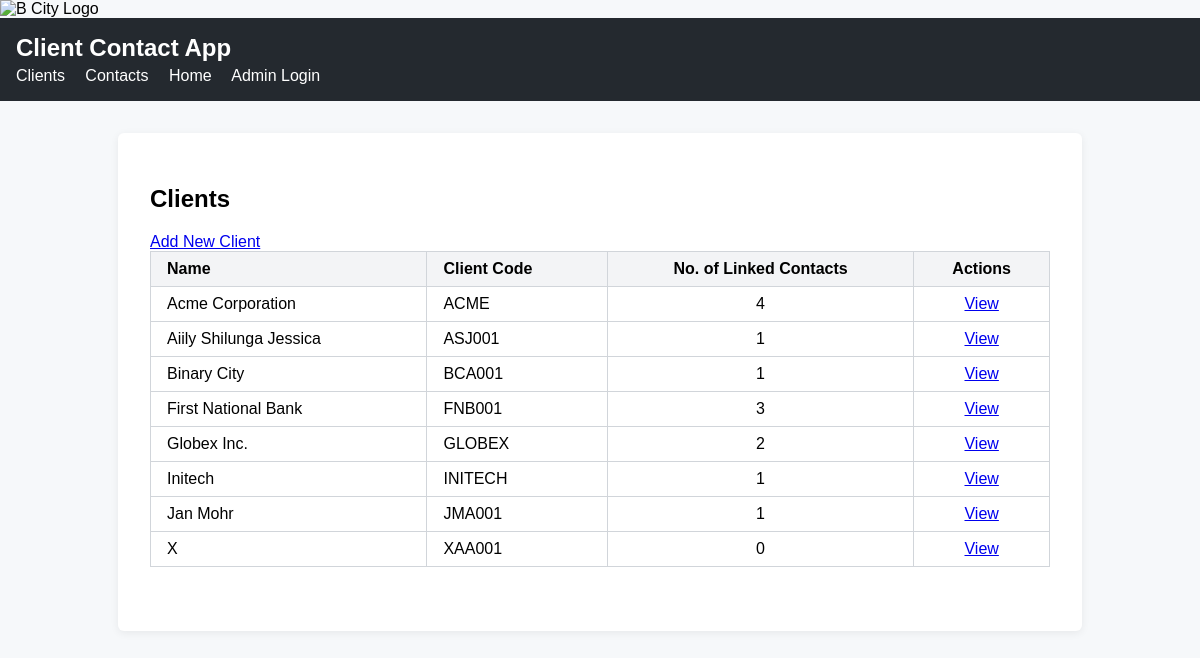
Before: /clients/ with the older database file.
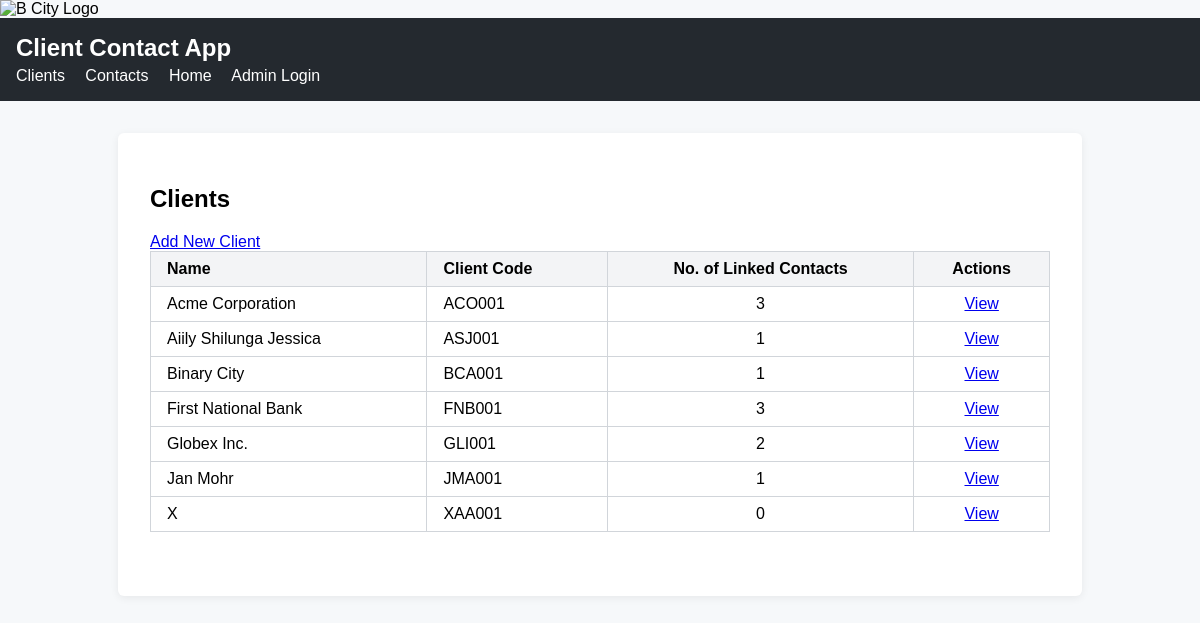
After: the same page with the newer database file.
### models/client.py (models this page shows, shortened)
class Client(db.Model):
    __tablename__ = 'client'
    id = db.Column(db.Integer, primary_key=True)
    name = db.Column(db.String(100), nullable=False)
    client_code = db.Column(db.String(50), nullable=False, unique=True)
    contacts = db.relationship(
        'Contact',
        secondary='client_contact',
        back_populates='clients'
    )

### routes/client.py (the view)
@client_bp.route('/')
def list_clients():
    clients = Client.query.order_by(Client.name).all()
    return render_template('client_list.html', clients=clients)

### templates/client_list.html
{% extends 'base.html' %}
{% block content %}
<div class="container">
    <h2>Clients</h2>
    <a href="{{ url_for('client.create_client') }}" class="btn btn-primary mb-3">Add New Client</a>
    {% if clients and clients|length > 0 %}
    <table class="table table-bordered">
        <thead>
            <tr>
                <th style="text-align:left;">Name</th>
                <th style="text-align:left;">Client Code</th>
                <th style="text-align:center;">No. of Linked Contacts</th>
                <th style="text-align:center;">Actions</th>
            </tr>
        </thead>
        <tbody>
        {% for client in clients %}
            <tr>
                <td style="text-align:left;">{{ client.name }}</td>
                <td style="text-align:left;">{{ client.client_code }}</td>
                <td style="text-align:center;">{{ client.contacts|length }}</td>
                <td style="text-align:center;">
                    <a href="{{ url_for('client.view_client', client_id=client.id) }}" class="btn btn-sm btn-info">View</a>
                </td>
            </tr>
        {% endfor %}
        </tbody>
    </table>
    {% else %}
        <div class="alert alert-warning mt-4">No client(s) found</div>
    {% endif %}
</div>
{% endblock %}

### templates/base.html (shortened to what this page needs)
<!DOCTYPE html>
<html lang="en">
<head>
    <link rel="stylesheet" href="{{ url_for('static', filename='css/style.css') }}">
</head>
<body>
    <div class="container">
        <img src="https://www.bcity.me/web/image/website/1/logo?unique=71ef289" alt="B City Logo" class="logo-img" />
        <header>
            <h1>Client Contact App</h1>
            <nav>
                <a href="{{ url_for('client.list_clients') }}" class="nav-link">Clients</a>
                <a href="{{ url_for('contact.list_contacts') }}" class="nav-link">Contacts</a>
                <a href="{{ url_for('index') }}" class="nav-link">Home</a>
                {% if current_user.is_authenticated %}
                    <a href="{{ url_for('admin.admin_dashboard') }}" class="nav-link">Admin</a>
                    <a href="{{ url_for('auth.logout') }}" class="nav-link">Logout</a>
                {% else %}
                    <a href="{{ url_for('auth.login') }}" class="nav-link">Admin Login</a>
                {% endif %}
            </nav>
        </header>
        <main>
            {% block content %}{% endblock %}
        </main>
    </div>
</body>
</html>

### static/css/style.css (style rules this page uses)
body { font-family: Arial, sans-serif; background: #f6f8fa; margin: 0; padding: 0; }
header { background: #24292f; color: #fff; padding: 1em; }
header h1 { margin: 0 0 0.2em 0; font-size: 1.5em; }
nav a { color: #fff; text-decoration: none; margin-right: 1em; }
main { background: #fff; max-width: 900px; margin: 2em auto; padding: 2em; border-radius: 6px; box-shadow: 0 2px 8px #0001; }
table { border-collapse: collapse; width: 100%; margin-bottom: 2em; }
th, td { border: 1px solid #d1d5da; padding: 0.5em 1em; text-align: left; }
th { background: #f3f4f6; }

Changed rows visible on the page:
removed Client: name "Initech", client_code "INITECH", contacts|length "1"
changed Client "Acme Corporation": client_code "ACME" → "ACO001"; contacts|length "4" → "3"
changed Client "Globex Inc.": client_code "GLOBEX" → "GLI001"
